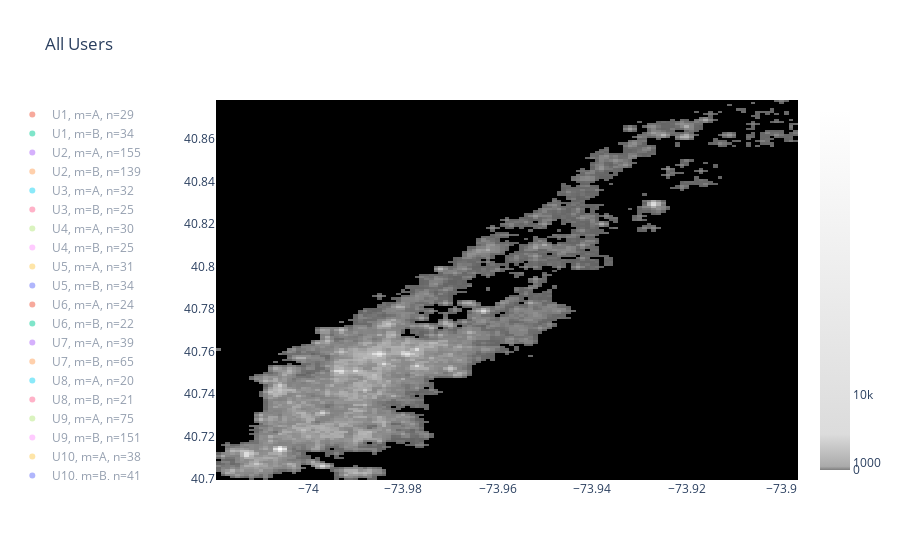

Here is the notebook cell this chart was saved with:
### Markdown cell above
## Visualize

### Code cell
from kde.location_project.cmp import (
    calc_cmp,
    plot_scatter
)

plot_scatter(mpp=mpp, df=pop_deduped)
